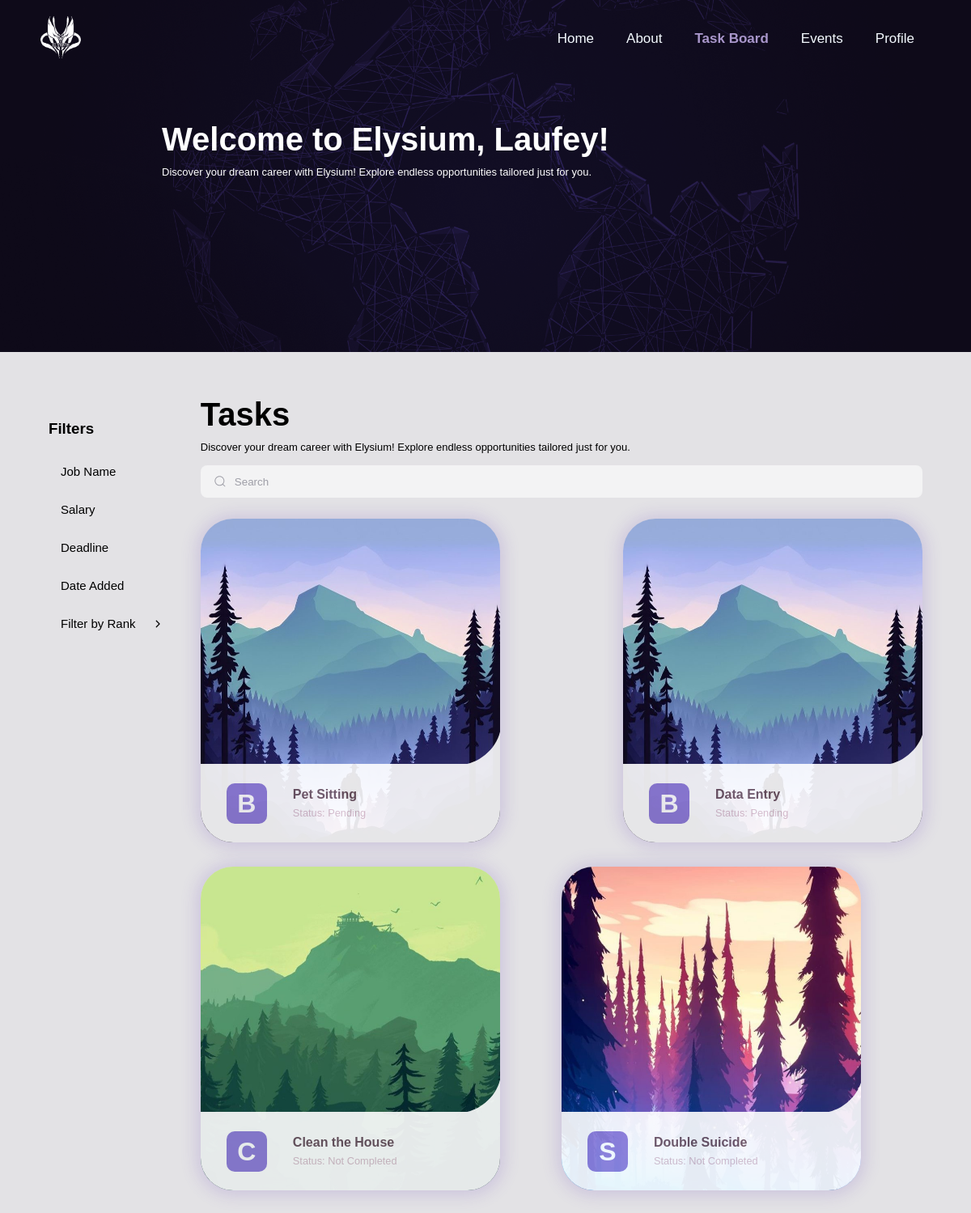
Page /Task_Board/TB/taskboard.php (signed in) on the committed database.
### tables this page shows
CREATE TABLE `job` (
  `job_ID` int(11) NOT NULL,
  `client_ID` int(11) DEFAULT NULL,
  `remuneration` decimal(10,2) DEFAULT NULL,
  `jobName` varchar(255) DEFAULT NULL,
  `jobDescription` text DEFAULT NULL,
  `dateAdded` date DEFAULT NULL,
  `job_rank` varchar(50) DEFAULT NULL,
  `deadline` date DEFAULT NULL,
  `job_status` enum('Pending','Completed','Not Completed') DEFAULT NULL,
  `dateCompleted` date DEFAULT NULL
);

### Task_Board/TB/taskboard.php (the view, shortened to what this page needs)
<!DOCTYPE html>
<html lang="en">
<head>
    <link rel="stylesheet" href="../../Assets/css/navbar.css">
    <link rel="stylesheet" href="../../Assets/css/taskboard.css">
</head>
<body>
    <?php include '../../navbar/navbar.php'; ?>
        <div class="TB_header">
          <div class="welcome-container">
            <div class="hdr-msg">
                <p class="welcome">Welcome to Elysium, <?php echo $_SESSION['user_info']['first_name'];?>!</p>
                <p class="wlm-msg">Discover your dream career with Elysium! Explore endless opportunities tailored just for you.</p>
            </div>
          </div>
        </div>
    <div class="TB_container">
      <div class="TB_listContainer">
            <div class ="nav-left">
                <div class= filter>
                    <h3>Filters</h3>
                    <button class="value"> Job Name</button>
                    <button class="value"> Salary</button>
                    <button class="value"> Deadline</button>
                    <button class="value"> Date Added</button>
                </div>
                <div class="select">
                    <div class="selectedOption"
                            data-default="Filter by Rank"
                            data-one="S-Rank"
                            data-two="A-Rank"
                            data-three="B-Rank"
                            data-four="C-Rank"
                            data-five="D-Rank">
                        <svg xmlns="http://www.w3.org/2000/svg" height="1em" viewBox="0 0 512 512" class="arrow">
                            <path
                                d="M233.4 406.6c12.5 12.5 32.8 12.5 45.3 0l192-192c12.5-12.5 12.5-32.8 0-45.3s-32.8-12.5-45.3 0L256 338.7 86.6 169.4c-12.5-12.5-32.8-12.5-45.3 0s-12.5 32.8 0 45.3l192 192z"
                            ></path>
                        </svg>
                    </div>
                </div>
            </div>
          <div class="TB_inner_container">
            <div class="column">
                <div class="welcome-container">
                    <div class="hdr-msg">
                        <p class="welcome">Tasks</p>
                        <p class="wlm-msg">Discover your dream career with Elysium! Explore endless opportunities tailored just for you.</p>
                    </div>
                </div>
                <div class="SearchGroup">
                    <input placeholder="Search" type="search" class="search_input">
                </div>
                <div class="row3">
                    <?php
                    include '../../db_connection.php';
                    $sql = "SELECT job.*, employer.client_fname, employer.client_lname, employer.client_organization, employer.client_occupation
                            FROM job
                            INNER JOIN employer ON job.client_ID = employer.client_ID";
                    $result = $conn->query($sql);
                    if ($result->num_rows > 0) {
                        while ($row = $result->fetch_assoc()) {
                            $background_image_url = '';
                            switch ($row["job_rank"]) {
                                case 'S':
                                    $background_image_url = '../../Assets/S-Rank.jpg';
                                    break;
                                case 'B':
                                    $background_image_url = '../../Assets/B-Rank.jpg';
                                    break;
                                case 'C':
                                    $background_image_url = '../../Assets/C-Rank.jpg';
                                    break;
                            }
                    echo  '     <ul class="cards">                                                                              ';
                    echo  '       <li>                                                                                          ';
                    echo  '         <a href="" class="card" style="background-image: url(\'' . $background_image_url . '\');">  ';
                    echo  '           <div class="card__overlay">                                                               ';
                    echo  '             <div class="card__header">                                                              ';
                    echo  '               <div class="rank__box">                                                               ';
                    echo  '                 <h1>'.$row["job_rank"].'</h1>                                                       ';
                    echo  '               </div>                                                                                ';
                    echo  '               <div class="card__header-text">                                                       ';
                    echo  '                 <h3 class="jobName">                                                                ';
                    echo                     $row["jobName"]                                                                     ;
                    echo  '                 </h3>                                                                               ';
                    echo  '                 <span class="card__status"> Status: ' . $row["job_status"]. '</span>                ';
                    echo  '               </div>                                                                                ';
                    echo  '             </div>                                                                                  ';
                    echo  '           </div>                                                                     ';
                    echo  '         </a>                                                                         ';
                    echo  '       </li>                                                                          ';
                    echo  '     </ul>                                                                            ';
                    }
                    } else {
                    echo "0 results"                                                                               ;
                    }
                    ?>        <br><br><br> <br><br><br>
                </div>
            </div>
          </div>
      </div>
  </div>
</body>
</html>

### Assets/css/navbar.css (style rules this page uses)
body { margin: 0; font-family: 'Montserrat', sans-serif; }

### Assets/css/taskboard.css (style rules this page uses)
:root { --surface-color: #fff; --curve: 40; }
body { font-family: "Noto Sans JP", sans-serif; background-color: #e3e2e5; }
.TB_container { width: 90%; margin: 0 auto; padding-bottom: 100px; }
.TB_header { display: flex; flex-direction: column; height: 35vh; background-image: url('../../Assets/bg.png'); background-size: cover; background-position: right; padding: 145px 200px 10px 200px; }
.welcome-container { display: flex; flex-direction: row; justify-content: space-between; align-items: center; }
.TB_inner_container .hdr-msg { color: black; font-family: sans-serif, 'Montserrat'; }
.TB_header .hdr-msg { color: white; font-family: sans-serif, 'Montserrat'; }
.hdr-msg p { margin: 0; padding: 5px 0; }
.welcome { font-size: 40px; font-weight: bold; }
.wlm-msg { font-size: 13px; }
.SearchGroup { display: flex; line-height: 28px; align-items: center; position: relative; padding: 10px 0; }
.search_input { width: 100%; height: 40px; line-height: 28px; padding: 0 1rem; padding-left: 2.5rem; border: 2px solid transparent; border-radius: 8px; outline: none; background-color: #f3f3f4; color: #0d0c22; transition: .3s ease; }
.search_input::placeholder { color: #9e9ea7; }
.icon { position: absolute; left: 1rem; fill: #9e9ea7; width: 1rem; height: 1rem; }
.nav-left { width: 13rem; margin-right: 1rem; }
.filter { margin: 65px 0 0 0; height: fit-content; display: flex; flex-direction: column; justify-content: center; border-top-left-radius: 5px; border-top-right-radius: 5px; }
.value { background-color: transparent; border: none; padding: 15px; color: black; display: flex; position: relative; gap: 5px; cursor: pointer; border-radius: 4px; font-size: 15px; }
.value::before { content: ""; position: absolute; top: 5px; left: -10px; width: 5px; height: 80%; background-color: rgb(50,23,77); border-radius: 5px; opacity: 0; }
.select { margin-right: 10px; cursor: pointer; position: relative; transition: 300ms; color: white; overflow: hidden; }
.selectedOption { padding: 15px; margin-bottom: 3px; position: relative; z-index: 100000; font-size: 15px; display: flex; align-items: center; justify-content: space-between; color: black; }
.arrow { position: relative; right: 0px; height: 10px; transform: rotate(-90deg); width: 25px; fill: black; z-index: 100000; transition: 300ms; }
.select:has(.options input[type="radio"]#all:checked) .selectedOption::before { content: attr(data-default); }
.TB_listContainer { display: flex; flex-direction: row; position: absolute; padding-bottom: 70px; width: 90%; height: 100vh; }
.TB_inner_container { display: flex; flex-wrap: wrap; flex-direction: row; padding: 50px 0; width: 100%; height: 100vh; }
.cards { width: 370px; height: 350px; margin-bottom: 4rem; display: grid; grid-template-columns: repeat(auto-fit, minmax(370px, 1fr)); padding: 0; list-style-type: none; }
.card { position: relative; display: block; width: 100%; height: 400px; border-radius: calc(var(--curve) * 1px); text-decoration: none; background-size: cover; box-shadow: 0px 1px 20px 5px rgba(115, 78, 191, 0.20); background-position: top; color: #d7bdca; overflow:hidden; }
.row3 { display: flex; flex-wrap: wrap; justify-content: space-between; padding-bottom: 100px; }
.column { display: flex; width: fit-content; flex-direction: column; }
.card__overlay { position: absolute; bottom: 0; left: 0; right: 0; z-index: 1; background-color: var(--surface-color); opacity: 0.9; transform: translateY(100%); transition: transform 0.2s ease-in-out; }
.card__header { width: calc(100% - 3.9em); position: relative; display: flex; align-items: center; gap: 2em; padding: 1.5em 2em; background-color: var(--surface-color); transform: translateY(-99%); transition: transform 0.2s ease-in-out, height 0.2s ease-in-out; }
.card__arc { width: 100px; height: 99px; position: absolute; bottom: 100%; right: 0; z-index: 1; }
.rank__box { flex-shrink: 0; background: rgba(115, 91, 209, 0.789); border-radius: 10px; width: 50px; height: 50px; display: flex; justify-content: center; align-items: center; color: #ffff; }
.jobName { font-size: 1em; margin: 0 0 0.3em; overflow: hidden; text-overflow: ellipsis; color: #6a515e; }
.card__header-text { white-space: nowrap; width: 100%; overflow: hidden; }
.card__status { font-size: 0.8em; color: #d7bdca; }

### rows in the picture
job: job_rank "B", jobName "Pet Sitting", job_status "Pending"
job: job_rank "B", jobName "Data Entry", job_status "Pending"
job: shows a picture, job_rank "C", jobName "Clean the House", job_status "Not Completed"
job: shows a picture, job_rank "S", jobName "Double Suicide", job_status "Not Completed"

### other values in the picture
$_SESSION['user_info']['first_name'] "Laufey"
